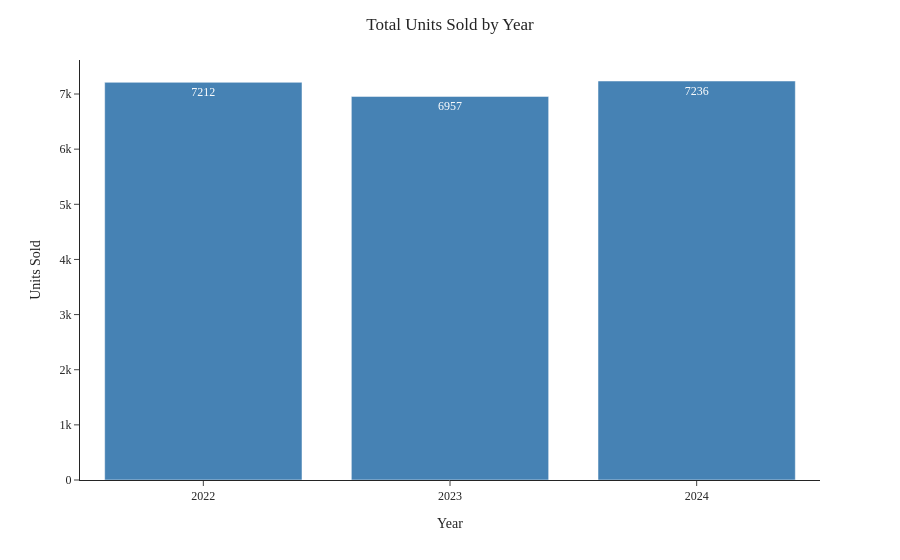

Here is the notebook cell this chart was saved with:
### Code cell
# Bar chart for units sold per year
df_fig3 = df_net.groupby('year')['units_sold'].sum().reset_index()
df_fig3['year'] = df_fig3['year'].astype(str)  

fig3 = px.bar(
    df_fig3,
    x = 'year',
    y = 'units_sold',
    labels = {'year':'Year', 'units_sold':'Units Sold'},
    template='simple_white',
    color_discrete_sequence=['steelblue'],
    text=df_fig3['units_sold'].map('{:.0f}'.format)
)

fig3.update_layout(
    font_family = 'rockwell',
    title = {
        'text': 'Total Units Sold by Year',
        'x': 0.5
    }
)

fig3.update_yaxes(
    ticks='outside',
    tickformat='~s'
)

fig3.update_traces(
    hovertemplate='%{y:.0f} Units<extra></extra>'
)

fig3.show()

### Figure 1 — Plotly figure (JSON) as saved in the notebook; plotly's stock layout.template omitted (floating-point values rounded to 4 significant figures)
{"data": [{"alignmentgroup": "True", "hovertemplate": "%{y:.0f} Units<extra></extra>", "legendgroup": "", "marker": {"color": "steelblue", "pattern": {"shape": ""}}, "name": "", "offsetgroup": "", "orientation": "v", "showlegend": false, "text": ["7212", "6957", "7236"], "textposition": "auto", "type": "bar", "x": ["2022", "2023", "2024"], "xaxis": "x", "y": [7212, 6957, 7236], "yaxis": "y"}], "layout": {"barmode": "relative", "font": {"family": "rockwell"}, "legend": {"tracegroupgap": 0}, "margin": {"t": 60}, "title": {"text": "Total Units Sold by Year", "x": 0.5}, "xaxis": {"anchor": "y", "domain": [0, 1], "title": {"text": "Year"}}, "yaxis": {"anchor": "x", "domain": [0, 1], "tickformat": "~s", "ticks": "outside", "title": {"text": "Units Sold"}}}}
